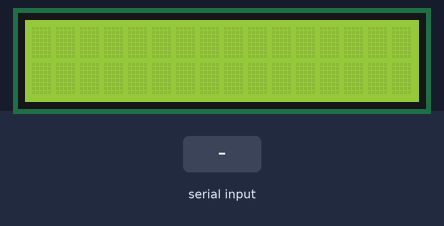
Recording of a sketch running on a simulated Arduino Uno, built with avr-gcc and run on an emulated ATmega328P. Parts: 16×2 character LCD. The test bench sets the inputs (shaded band). What the sketch prints to the serial monitor is not drawn.

Above: at 1.2 s.
1.3 s: "1" received over Serial
At 6.5 s:
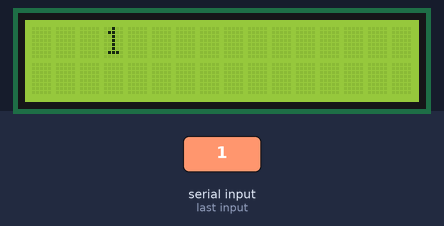
6.8 s: "0" received over Serial
At 12.0 s:
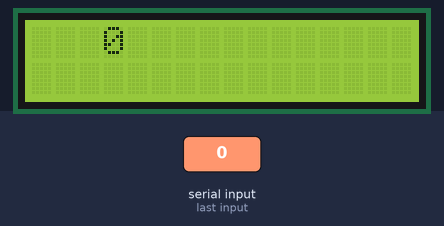
Timing chart, 0 to 13.5 s (numbered marks = the images above; inputs shaded):
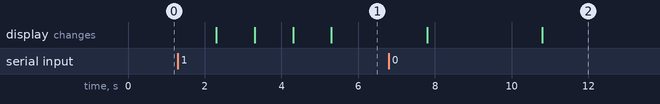

The sketch:

Ejercicio1.ino
```cpp
 #include <LiquidCrystal.h>
LiquidCrystal lcd(13,12,11,10,9,8);

 String dato;
 int tam;
 int i=0;
 String salida;
 int j=0;
 int aux;

void setup() {
 Serial.begin(9600);
 lcd.begin(16,2);
}

void loop() {
  if(Serial.available()>0){
    dato=Serial.readString();
    dato.toLowerCase();
    tam=dato.length()+1;
    char vector [tam];
    dato.toCharArray(vector,tam);
    for(i=0;i<tam+1;i++){
      for(j=0;j<tam+1;j++){
        if(vector[j]> vector[j+1]){
          aux=vector[j];
          vector[j]= vector[j+1];
          vector[j+1]=aux;
          }
        }
      }
    for(i=0;i<tam+2;i++){
      lcd.setCursor(i,0);
      lcd.print(vector[i]);
      delay(1000);
      Serial.println(vector[i]);
      salida=" ";
    }
  }
}
```
